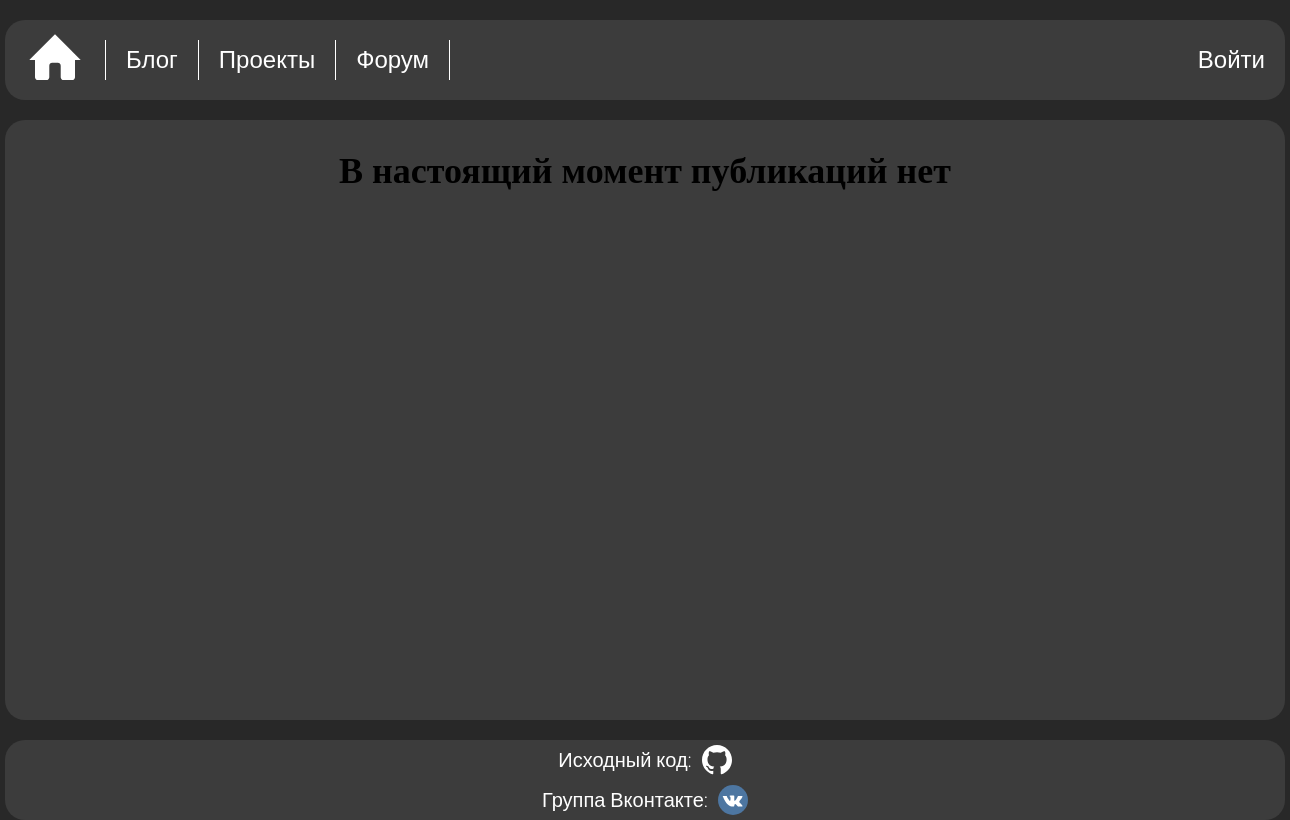
The page /projects/ on the database as committed earlier.
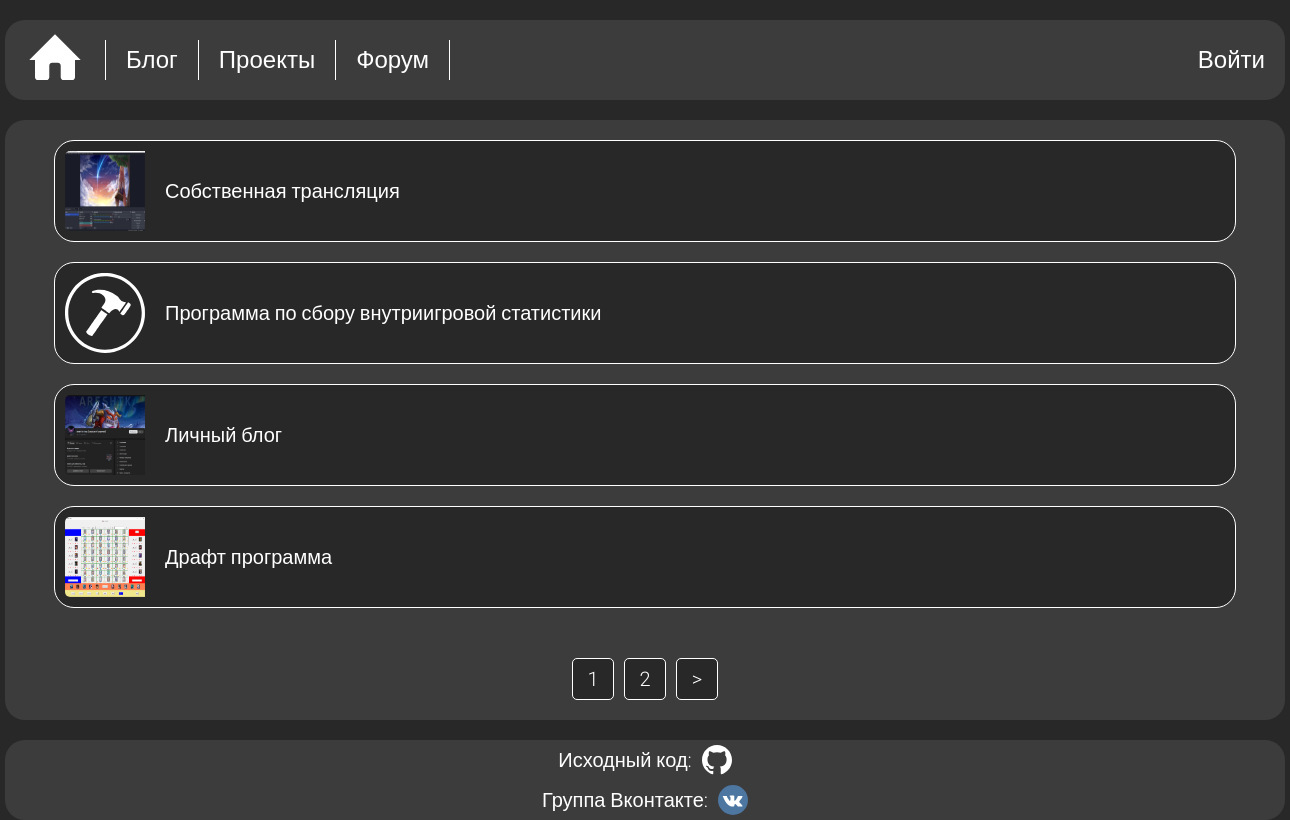
The same page on the database as committed later.
### projects/models.py (models this page shows, shortened)
class Project(models.Model):
    title = models.CharField(max_length=100, unique=True, verbose_name='Название')
    description = models.TextField(null=True, blank=True, verbose_name='Описание')
    link = models.CharField(max_length=200, unique=True, verbose_name='Ссылка')
    image = models.ImageField(upload_to=f'projects/', default='projects/project_default.svg', verbose_name='Изображение')
    created = models.DateTimeField(auto_now_add=True, verbose_name='Дата создания')
    class Meta:
        ordering = ['-created']
        verbose_name = 'Проект'
        verbose_name_plural = 'Проекты'

### projects/views.py (the view)
# urls.py: path('projects/', project_views.projects, name='projects'),
def projects(request):
    projects_data = Project.objects.all()
    paginator, data = paginate(request, projects_data, 4)
    context = {
        'projects': data,
        'custom_range': paginator,
    }
    return render(request, 'projects/projects.html', context)

### projects/utils.py (called while the page is built)
def paginate(request, objects_data, objects_count):
    page = request.GET.get('page')
    paginator = Paginator(object_list=objects_data, per_page=objects_count)
    try:
        data = paginator.page(page)
    except PageNotAnInteger:
        page = 1
        data = paginator.page(page)
    except EmptyPage:
        page = paginator.num_pages
        data = paginator.page(page)
    left_index = int(page) - 2
    if left_index < 1:
        left_index = 1
    right_index = int(page) + 3
    if right_index > paginator.num_pages:
        right_index = paginator.num_pages + 1
    custom_range = range(left_index, right_index)
    return custom_range, data

### projects/templates/projects/projects.html
{% extends 'projects/base.html' %}
{% block content %}
<section class="section_centered">
    <div class="projects">
        {% if projects %}
        {% for project in projects %}
        <div class="projects_container">
            <a href="{% url 'project' project.link %}" >
                <img src="{{ project.image.url }}" alt="preview">
                <p>{{ project.title }}</p>
            </a>
        </div>
        {% endfor %}
        {% else %}
        <h2>В настоящий момент публикаций нет</h2>
        {% endif %}
    </div>
    {% include 'projects/pagination.html' with queryset=projects custom_range=custom_range %}
</section>
{% endblock %}

### projects/templates/projects/base.html (shortened to what this page needs)
<!DOCTYPE html>
{% load static %}
<html lang="en">
<head>
    <link rel="stylesheet" href="{% static 'css/style.css' %}" />
</head>
<body id="main_page">
    {% include 'projects/navbar.html' %}
    {% block content %}
    {% endblock %}
    {% include 'projects/footer.html' %}
</body>
</html>

### projects/templates/projects/navbar.html
{% load static %}
<header>
  <nav class="header_nav">
    <div class="nav_container">
      <div class="logo_container">
        <a href="{% url 'main' %}" class="header_logo">
          <img src="{% static 'images/home.svg' %}" alt="Main"/>
        </a>
      </div>
      <div class="links_container">
        <div>
          <ul class="header_menu links">
            <li class="header_menu_item first_delimeter"><a href="{% url 'blog' %}">Блог</a></li>
            <li class="header_menu_item delimeter"><a href="{% url 'projects' %}">Проекты</a></li>
            <li class="header_menu_item delimeter"><a href="{% url 'forum' %}">Форум</a></li>
          </ul>
        </div>
        <div>
          <ul class="header_menu sign_in">
            {% if request.user.is_authenticated %}
            <li class="header_menu_item account"><a href="{% url 'account' user.id %}"><img src="{% static 'images/account.svg' %}" alt="Account"/></a></li>
            <li class="header_menu_item"><a href="{% url 'logout' %}" class="logout">Выйти</a></li>
            {% else %}
            <li class="header_menu_item"><a href="{% url 'login' %}" class="login">Войти</a></li>
            {% endif %}
          </ul>
        </div>
      </div>
    </div>
  </nav>
</header>

### projects/templates/projects/pagination.html (shortened to what this page needs)
{% if queryset.has_other_pages %}
  <div class="pagination">
    <ul class="pagination_container">
      {% for page in custom_range %}
      {% if page == queryset.number %}
      <li><a href="?page={{ page }}" class="btn page-link btn--sub" data-page="{{ page }}">{{ page }}</a></li>
      {% else %}
      <li><a href="?page={{ page }}" class="btn page-link" data-page="{{ page }}">{{ page }}</a></li>
      {% endif %}
      {% endfor %}
      {% if queryset.has_next %}
      <li><a href="?page={{ queryset.next_page_number }}" class="btn page-link" data-page="{{ queryset.next_page_number }}">&gt;</a></li>
      {% endif %}
    </ul>
  </div>
{% endif %}

### projects/templates/projects/footer.html
{% load static %}
<footer>
    <div class="footer_container">
        <p>Исходный код: <a href="https://github.com/aresh1k/Top-academy-graduate-work"><img src="{% static 'images/github.svg' %}" alt="github"></a></p>
        <p>Группа Вконтакте: <a href="https://vk.com/aresh1kblog"><img src="{% static 'images/vkontakte.svg' %}" alt="vkontakte"></a></p>
    </div>
</footer>

### projects/static/css/style.css (style rules this page uses)
body { margin: 0; padding: 0; font-size: 24px; min-height: 600px; }
#main_page { background: #282828; }
footer { margin-top: 20px; padding: 0; vertical-align: bottom; }
.footer_container { margin: 0 auto; height: 80px; max-width: 1280px; display: flex; flex-direction: column; box-sizing: border-box; flex-wrap: nowrap; justify-content: center; align-items: center; box-sizing: border-box; background: #3c3c3c; color: white; border-radius: 20px; font-family: 'Roboto', sans-serif; font-size: 20px; font-weight: 300; }
.footer_container p { margin: 0; padding: 5px 0; display: flex; align-items: center; }
.footer_container a { display: flex; align-items: center; height: 100%; margin-left: 10px; }
.footer_container img { height: 30px; weight: 30px; }
.header_nav { margin: 20px auto; height: 80px; width: 1280px; }
.nav_container { height: 100%; display: flex; box-sizing: border-box; flex-wrap: nowrap; justify-content: space-between; align-items: stretch; box-sizing: border-box; background: #3c3c3c; border-radius: 20px; }
.logo_container { height: 100%; width: 100px; margin: 0 10px; display: flex; align-items: center; justify-content: center; }
.links_container { height: 100%; min-width: 1180px; display: flex; align-items: center; justify-content: space-between; }
.links { min-width: 900px; height: 40px; justify-content: flex-start; }
.sign_in { min-width: 280px; justify-content: flex-end; }
.header_logo { display: flex; height: 100%; text-decoration: none; color: white; font-size: 24px; font-family: 'Roboto', sans-serif; align-content: center; font-weight: 300; }
.header_logo img { margin: auto; height: 60px; width: 100%; }
.header_menu { display: flex; align-items: center; flex-wrap: nowrap; margin: 0; padding: 0; }
.header_menu_item { display: flex; padding: 0 20px; height: 100%; list-style: none; box-sizing: border-box; }
.first_delimeter { border-left: 1px solid white; border-right: 1px solid white; }
.delimeter { border-right: 1px solid white; }
.header_menu_item > a { display: flex; align-items: center; text-decoration: none; color: white; font-size: 24px; font-family: 'Roboto', sans-serif; font-weight: 300; }
.blog_posts, .projects { display: flex; flex-wrap: wrap; align-content: flex-start; }
.blog_post_container, .projects_container { display: flex; flex-direction: column; flex-wrap: nowrap; width: 1180px; height: 100px; margin: 20px auto 0 auto; border: 1px solid white; border-radius: 20px; background: #282828; font-weight: 300; font-size: 20px; font-family: 'Roboto', sans-serif; }
.blog_post_container a, .projects_container a { display: flex; height: 100%; border-radius: 20px; text-decoration: none; color: white; align-items: center; }
.blog_post_container img, .projects_container img { width: 80px; height: 80px; margin: 10px; border-radius: 5px 0 0px 5px; text-align: center; }
.blog_post_container p, .projects_container p { margin: 0 0 0 10px; display: flex; width: 1080px; height: 100px; border-radius: 0 5px 5px 0; align-items: center; }
.pagination { margin: 20px auto 20px auto; }
.pagination_container { display: flex; flex-direction: row; justify-content: center; padding: 0; margin: 0; }
.pagination_container li { list-style: none; }
.pagination_container a { display: flex; align-items: center; justify-content: center; text-decoration: none; border: 1px solid white; border-radius: 5px; height: 40px; width: 40px; margin: 0 5px; background: #282828; font-family: 'Roboto', sans-serif; color: white; font-weight: 300; font-size: 20px; }
.section_centered { display: flex; flex-direction: column; align-items: center; justify-content: space-between; margin: 20px auto 0 auto; padding: 0; width: 1280px; height: 600px; border-radius: 20px; background: #3c3c3c; }

Rows that differ between the two databases and show on the page:
added Project: image (picture), title "Собственная трансляция"
added Project: image (placeholder picture), title "Программа по сбору внутриигровой статистики"
added Project: image (picture), title "Личный блог"
added Project: image (picture), title "Драфт программа"
Other text that changed with them:
new list line: "1"
new list line: "2"
text no longer shown: "В настоящий момент публикаций нет"
